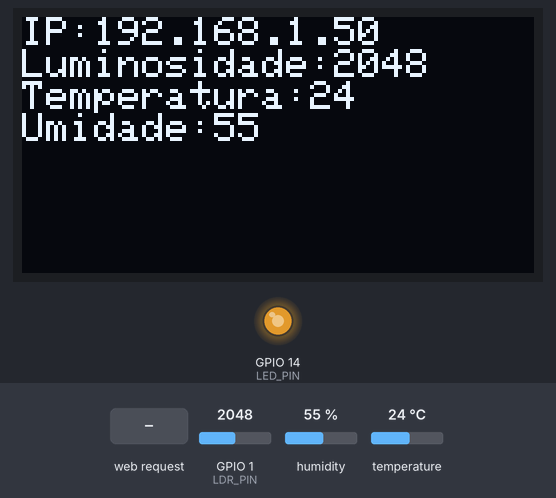
Bench run of a sketch on a simulated ESP32. Shown: 128×64 one-colour display, output pins drawn as LEDs (lit = HIGH). Inputs (shaded band) come from the test bench; at power-on: GPIO 1 (LDR_PIN) = 2048, humidity 55 %, temperature 24 °C. WiFi joins after 1.5 s; servers stay silent unless stated; the display library's start-up logo is not drawn; not simulated (calls return 0 or success): env.h; what the sketch prints to the serial monitor is not drawn.

Above: at 2.8 s.
2.9 s: GPIO 1 (LDR_PIN) set to 1228
At 3.2 s:
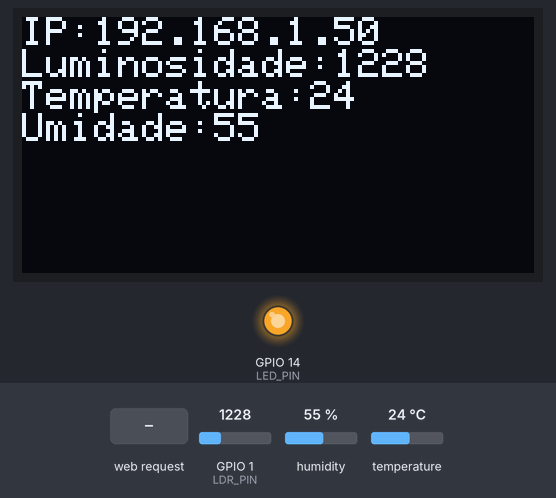
4.4 s: GPIO 1 (LDR_PIN) set to 3603
At 5.6 s:
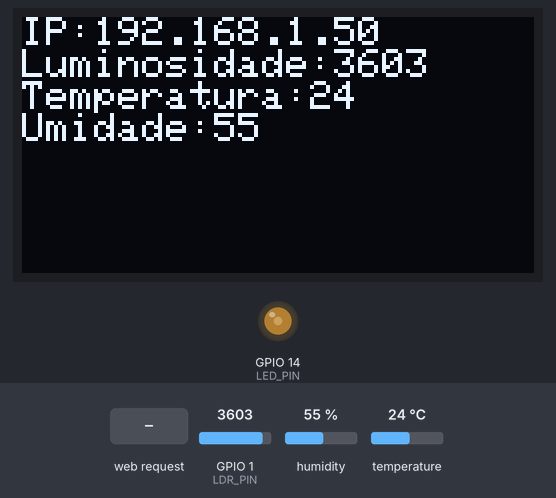
5.9 s: GPIO 1 (LDR_PIN) set to 4095
At 7.0 s:
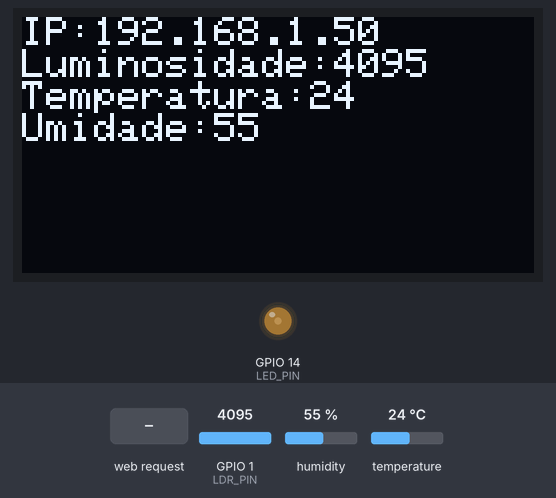
7.4 s: HTTP request GET /desligar received
At 8.6 s:
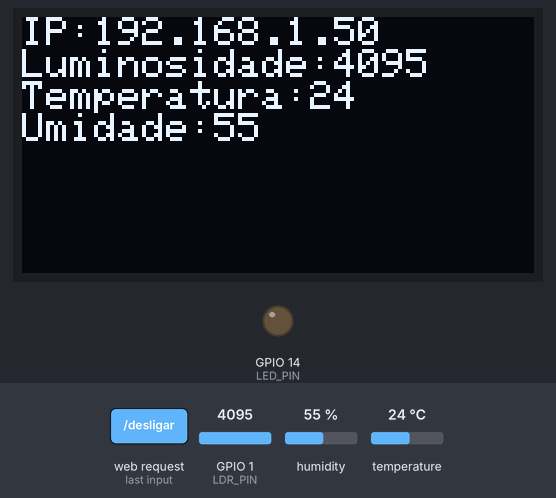
8.9 s: humidity set to 22 %
At 10.1 s:
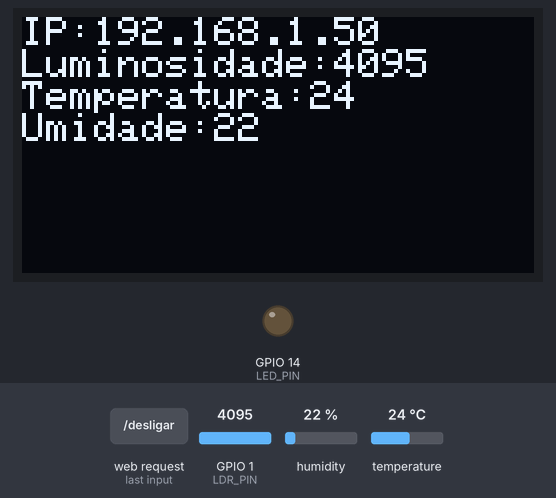
11.2 s: temperature set to 12 °C
At 12.6 s:
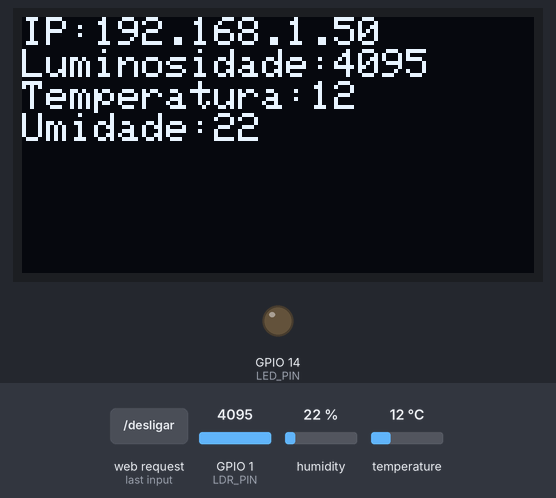
Timing chart, 0 to 14.2 s (numbered marks = the images above; inputs shaded):
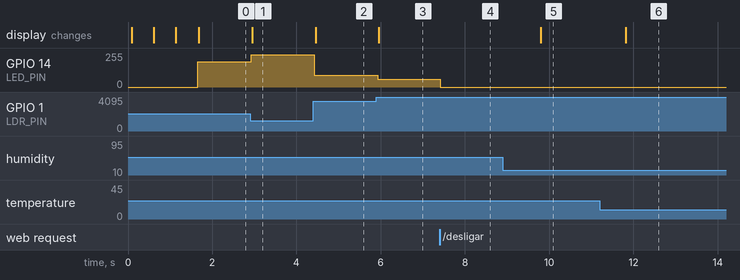

Measured:
- after the input at 2.9 s, GPIO 14 (LED_PIN): 189/255 → 241/255 at once; the display: changes after 0.05 s (image 1)
- after the input at 4.4 s, GPIO 14 (LED_PIN): 241/255 → 90/255 at once; the display: changes after 0.05 s (image 2)
- after the input at 5.9 s, GPIO 14 (LED_PIN): 90/255 → 58/255 at once; the display: changes after 0.06 s (image 3)
- after the input at 7.4 s, GPIO 14 (LED_PIN): 58/255 → 0/255 at once
- after the input at 8.9 s, the display: changes after 0.90 s (image 5)
- after the input at 11.2 s, the display: changes after 0.62 s (image 6)

The sketch:

webserver.ino
```cpp
#include "WiFi.h"
#include <WebServer.h>
#include "DHT.h"
#include <Adafruit_SSD1306.h>
#include <env.h>

// Configurações da rede Wi-Fi
const char *ssid = WIFI_SSID;
const char *password = WIFI_PASSWORD;

const int LDR_PIN = 1;
const int LED_PIN = 14;
const int DHT_PIN = 15;
const int LIMIAR_LUZ = 5000;
int ldr;
int temperatura;
int umidade;
float estadoLuz = LOW;
IPAddress ip;
bool automatico = true;

void mudar_luz(float estado);

WebServer server(80);
WiFiClient wifi;

DHT dht(DHT_PIN, DHT11);
Adafruit_SSD1306 display = Adafruit_SSD1306(128, 64);

void setup() {
  pinMode(LED_PIN, OUTPUT);
  Serial.begin(9600);

  dht.begin();

  display.begin(SSD1306_SWITCHCAPVCC, 0x3C);
  display.setTextColor(WHITE, BLACK);
  display.display();
  display.clearDisplay();

  WiFi.mode(WIFI_STA);
  WiFi.begin(ssid, password);

  while (WiFi.status() != WL_CONNECTED) {
    Serial.println("Aguarde conectar-se à rede...");
    display.println("Aguarde conectar-se à rede...");
    display.display();
    delay(500);
  }

  Serial.println("Conectado com sucesso!");
  Serial.print("IP: ");
  ip = WiFi.localIP();
  Serial.println(ip);

  server.on("/", handle_index);
  server.on("/ligar", handle_ligar);
  server.on("/desligar", handle_desligar);
  server.on("/automatico", handle_automatico);
  server.onNotFound(handle_not_found);

  server.begin();

  Serial.println("Web Server Ativo");
}

void loop() {
  server.handleClient();

  int temp_temperatura = dht.readTemperature();
  int temp_umidade = dht.readHumidity();
  if (!isnan(temp_temperatura)) {
    temperatura = temp_temperatura;
  }
  if (!isnan(temp_umidade)) {
    umidade = temp_umidade;
  }

  ldr = analogRead(LDR_PIN);
  if (automatico) {
    if (ldr < LIMIAR_LUZ) {
      int luz = 255 - map(ldr, 1000, LIMIAR_LUZ, 0, 255);
      mudar_luz(luz);
    }
    else {
      mudar_luz(LOW);
    }
  }

  mostra_tela();

  delay(5);
}

void mostra_tela() {
  display.clearDisplay();
  display.setCursor(0, 0);
  display.println("IP:" + ip.toString());
  display.println("Luminosidade:" + String(ldr));
  display.println("Temperatura:" + String(temperatura));
  display.println("Umidade:" + String(umidade));
  display.display();
}

String getPage() {
  String estado = (estadoLuz > 0) ? "Ligado (" + String(estadoLuz) + ")" : "Desligado";
  String html = "<html><meta charset=\"utf-8\" /><body>";
  html += "<div><span>Estado da luz:</span> " + estado + "</div>";
  html += "<div><span>Luminosidade:</span> " + String(ldr) + "</div>";
  html += "<div><span>Temperatura:</span> " + String(temperatura) + "</div>";
  html += "<div><span>Umidade:</span> " + String(umidade) + "</div>";
  html += "<div><a href=\"/ligar\">Ligar</a></div>";
  html += "<div><a href=\"/desligar\">Desligar</a></div>";
  html += "<div><a href=\"/automatico\">Automático</a></div>";
  html += "</body></html>";
  return html;
}

void handle_index() {
  Serial.println("parametro: " + server.arg("parametro"));
  server.sendHeader("Access-Control-Allow-Origin", "*");
  server.send(200, "text/html", getPage());
}

void mudar_luz(float estado) {
  estadoLuz = estado;
  analogWrite(LED_PIN, estadoLuz);
}

void handle_ligar() {
  automatico = false;
  mudar_luz(255);
  handle_index();
}

void handle_desligar() {
  automatico = false;
  mudar_luz(LOW);
  handle_index();
}

void handle_automatico() {
  automatico = true;
  handle_index();
}

void handle_not_found() {
  server.send(404, "text/plain", "Página não encontrada");
}
```
